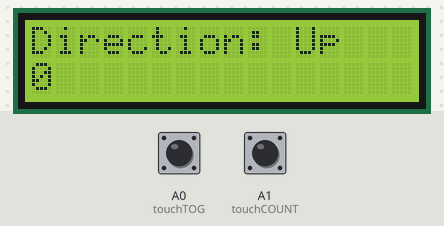
This program was run on a simulated CircuitPython board. On the bench: 16×2 character LCD. Inputs (shaded band) come from the test bench; at power-on: A0 (touchTOG) LOW, A1 (touchCOUNT) LOW. Touch pads read as touched when driven HIGH; what the program prints to the serial console is not drawn.

Above: at 1.2 s.
1.3 s: A0 (touchTOG) pulled HIGH for 0.15 s
At 2.1 s:
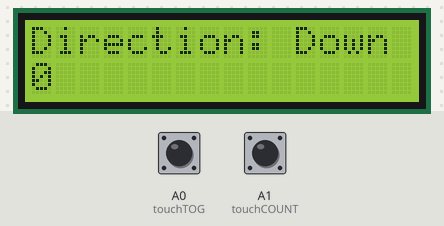
4.4 s: A1 (touchCOUNT) pulled HIGH for 0.15 s
At 5.0 s:
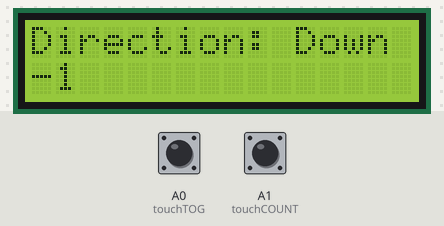
6.0 s: A0 (touchTOG) pulled HIGH for 1 s
At 8.1 s:
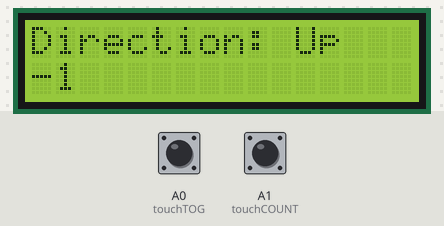
8.5 s: A1 (touchCOUNT) pulled HIGH for 1 s
At 10.6 s:
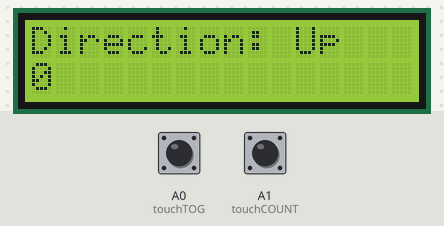
Timing chart, 0 to 12.1 s (numbered marks = the images above; inputs shaded):
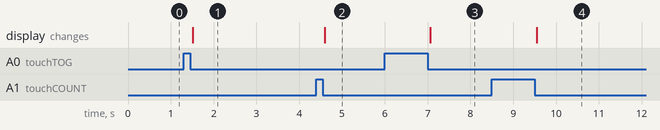

Measured:
- after the input at 1.3 s, the display: changes after 0.21 s (image 1)
- after the input at 4.4 s, the display: changes after 0.19 s (image 2)
- after the input at 6.0 s, the display: changes after 1.1 s (image 3)
- after the input at 8.5 s, the display: changes after 1.0 s (image 4)

The program:

CAPtouchLCD.py
```python
import board #board setup
import time #board setup
import pulseio #cap touch setup
import touchio #cap touch setup
from lcd.lcd import LCD #lcd setup
from lcd.i2c_pcf8574_interface import I2CPCF8574Interface #lcd setup
lcd = LCD(I2CPCF8574Interface(0x27), num_rows=2, num_cols=16) #lcd setup

direction = True #bool for counter direction
counter = 0 #int for counter
addsub = 1 #int for amount to add to counter

lcd.clear() #clers lcd screen
touch_padTOG = board.A0 #cap touch pin setup
touch_padCOUNT = board.A1 #cap touch pin setup
touchTOG = touchio.TouchIn(touch_padTOG) #cap touch input setup
touchCOUNT = touchio.TouchIn(touch_padCOUNT) #cap touch input setup

while True:
    if touchTOG.value:  #if toggle wire is touched:
        direction = not direction   #flip direction bool
        print("tog touched")    #print "tog touched" to serial monitor
        while touchTOG.value:   #prevents changing multiple times while held down
            pass    #Pass does nothing, just makes it kinda sit there.
    if direction == True:   #If the direction bool is true:
        addsub = 1  #make the amount added to the counter positive 1
        lcd.set_cursor_pos(0,0) #Set the lcd cursor to the top row
        lcd.print("Direction: Up  ")    #Print "Direction: Up  " to lcd. (reason for spaces is to clear the 4 character word "down" aswell)
    else:   #if the direction bool isn't true (false):
        addsub = -1 #make the amount added to the counter negative 1
        lcd.set_cursor_pos(0,0) #Set the lcd cursor to the top row
        lcd.print("Direction: Down")    #Print "Direction: Down"
    if touchCOUNT.value:    #if the counter wire is touched:
        print("counter touched")    #print "counter touched" to lcd screen
        counter = counter + addsub  #add the amount added variable to the counter
        while touchCOUNT.value: #Prevents adding multiple times while held down
            pass    #pass does nothing, just makes it kinda sit there.
    if counter == 0: #all of this if statement prevents the lcd screen from keeping characters when it isn't supposed to (when it goes negative since there are 2 characters it likes to keep the second one and it looks like the counter says "11" when it's supposed to say "1"
        lcd.set_cursor_pos(1,0)
        lcd.print("        ")
    lcd.set_cursor_pos(1,0) #set the lcd cursor to the bottom row
    lcd.print(str(counter)) #print the counter to the lcd (reason for str() function is so that it turns the counter into a string because for some reason the lcd library doesn't print integers)
```
